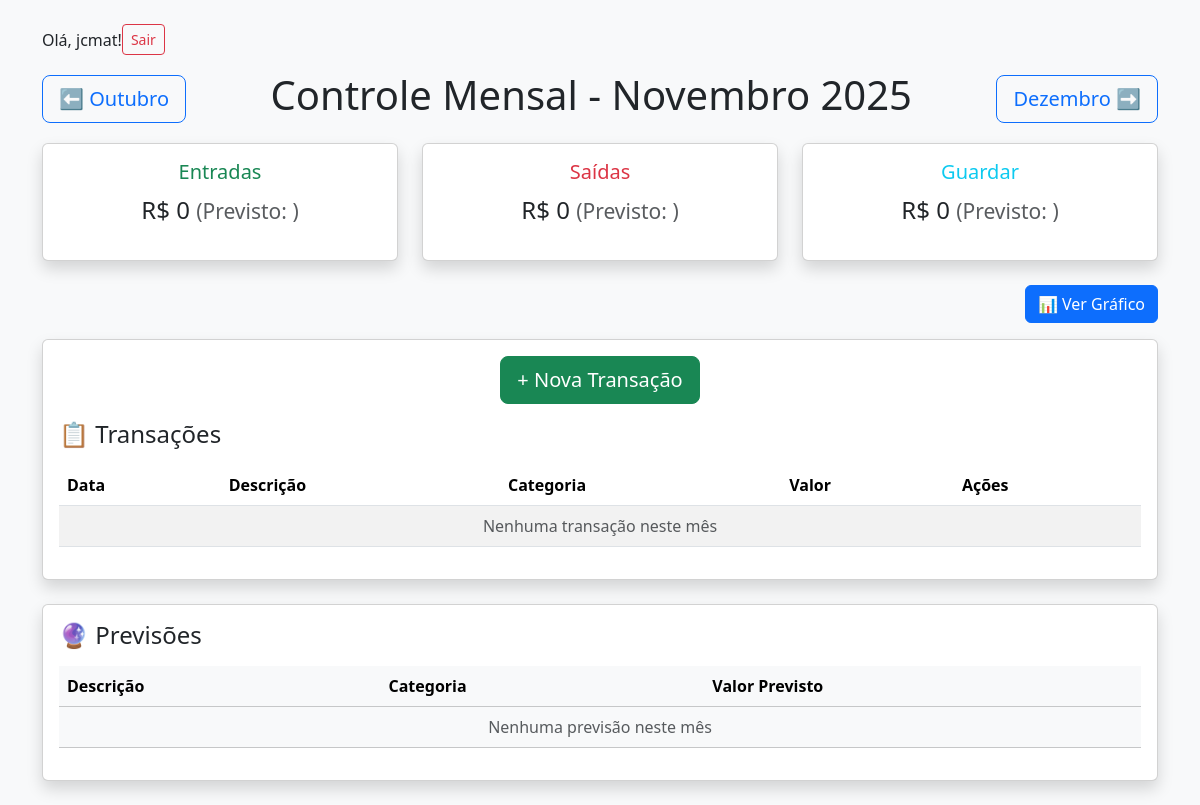
Before: / (signed in) with the older database file.
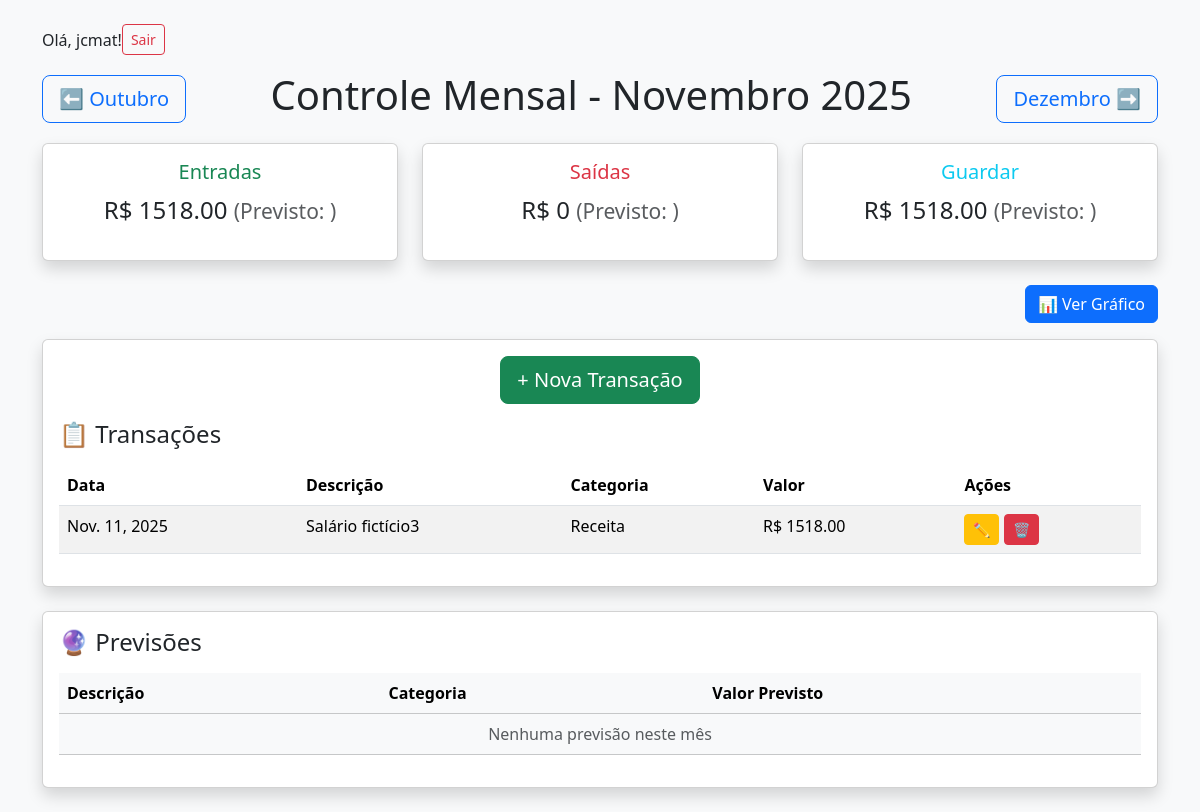
After: the same page with the newer database file.
### finance/models.py (models this page shows, shortened)
class Transacao(models.Model): #models.Model herda da classe Model do Django
    CATEGORIAS = [
        ('receita', 'Receita'),
        ('despesa', 'Despesa'),
    ]
    user = models.ForeignKey(User, on_delete=models.CASCADE)
    descricao = models.CharField(max_length=100) #CharField é um campo de texto com tamanho máximo definido
    valor = models.DecimalField(max_digits=10, decimal_places=2)
    data = models.DateField()
    categoria = models.CharField(max_length=20, choices=CATEGORIAS)
    pago = models.BooleanField(default=False) #BooleanField é um campo que armazena valores True ou False

### core/views.py (the view, shortened to what this page needs)
# urls.py: path('', views.mes_atual, name='mes_atual'),
@login_required
def mes_atual(request, ano=None, mes=None):
    from datetime import date
    from datetime import datetime
    hoje = date.today()
    agora = datetime.now()
    if not ano or not mes:
        ano = hoje.year
        mes = hoje.month
    if mes == 1:
        mes_anterior = 12
        ano_anterior = ano - 1
    else:
        mes_anterior = mes - 1
        ano_anterior = ano
    if mes == 12:
        mes_proximo = 1
        ano_proximo = ano + 1
    else:
        mes_proximo = mes + 1
        ano_proximo = ano
    mes_nome = MESES_PT[mes]
    mes_anterior_nome = MESES_PT[mes_anterior]
    mes_proximo_nome = MESES_PT[mes_proximo]
    transacoes = Transacao.objects.filter(
        user = request.user,
        data__year=ano,
        data__month=mes
        )
    total_entradas = sum(t.valor for t in transacoes if t.categoria == 'receita')
    total_saidas = sum(t.valor for t in transacoes if t.categoria == 'despesa')
    total_guardar = total_entradas - total_saidas
    context = {
        'ano': ano,
        'mes': mes,
        'mes_nome': mes_nome,
        'ano_anterior': ano_anterior,
        'mes_anterior': mes_anterior,
        'mes_anterior_nome': mes_anterior_nome,
        'ano_proximo': ano_proximo,
        'mes_proximo': mes_proximo,
        'mes_proximo_nome': mes_proximo_nome,
        'transacoes': transacoes,
        'total_entradas': total_entradas,
        'total_saidas': total_saidas,
        'total_guardar': total_guardar,
        'data_atual': agora,
    }
    return render(request, 'finance/mes_atual.html', context)

### core/context_processors_mes.py (called while the page is built)
def mes_atual_context(request):
    hoje = date.today()
    return {
        "ano_atual": hoje.year,
        "mes_atual": hoje.month
    }

### finance/templates/finance/mes_atual.html (shortened to what the changed rows need)
{% load static %}
{% load tz %}
<!DOCTYPE html>
<html lang="pt-BR">
  <head>
    <link href="https://cdn.jsdelivr.net/npm/bootstrap@5.3.3/dist/css/bootstrap.min.css" rel="stylesheet" />
  </head>
  <body class="bg-light">
    <div class="container mt-4">
      <div class="d-flex justify-content-between align-items-center mb-3">
        <h1>Controle Mensal - {{ mes_nome }} {{ ano }}</h1>
      </div>
      <div class="row mb-4">
        <div class="col-md-4">
          <div class="card shadow">
            <div class="card-body text-center">
              <h5 class="card-title text-success">Entradas</h5>
              <p class="fs-4">
                R$ {{ total_entradas }} <small class="text-muted">(Previsto: {{ total_prev_entradas }})</small>
              </p>
            </div>
          </div>
        </div>
        <div class="col-md-4">
          <div class="card shadow">
            <div class="card-body text-center">
              <h5 class="card-title text-info">Guardar</h5>
              <p class="fs-4">
                R$ {{ total_guardar }} <small class="text-muted">(Previsto: {{ total_prev_guardar }})</small>
              </p>
            </div>
          </div>
        </div>
      </div>
      <div class="card shadow mb-4">
        <div class="card-body">
          <table class="table table-striped">
            <thead>
              <tr>
                <th>Data</th>
                <th>Descrição</th>
                <th>Categoria</th>
                <th>Valor</th>
                <th>Ações</th>
              </tr>
            </thead>
            <tbody>
              {% for t in transacoes %}
                <tr>
                  <td>{{ t.data }}</td>
                  <td>{{ t.descricao }}</td>
                  <td>{{ t.get_categoria_display }}</td>
                  <td>R$ {{ t.valor|floatformat:2 }}</td>
                  <td>
                    <button type="button" class="btn btn-sm btn-warning" onclick="abrirModalEditar({{ t.id }}, '{{ t.descricao }}', {{ t.valor }}, '{{ t.data }}', '{{ t.categoria }}', {{ t.pago|yesno:'true,false' }})">✏️</button>
                    <button type="button" class="btn btn-sm btn-danger" onclick="abrirModalExcluir({{ t.id }}, '{{ t.descricao }}')">🗑️</button>
                  </td>
                </tr>
              {% empty %}
                <tr>
                  <td colspan="5" class="text-center text-muted">Nenhuma transação neste mês</td>
                </tr>
              {% endfor %}
            </tbody>
          </table>
        </div>
      </div>
      <div class="card shadow mb-4">
        <div class="card-body">
          <table class="table table-light">
            <thead>
              <tr>
                <th>Descrição</th>
                <th>Categoria</th>
                <th>Valor Previsto</th>
              </tr>
            </thead>
          </table>
        </div>
      </div>
    </div>
  </body>
</html>

Changed rows visible on the page:
added Transacao: data "Nov. 11, 2025", descricao "Salário fictício3", categoria "Receita", valor "1518.00"
Other visible differences:
{{ total_entradas }}: "0" → "1518.00"
{{ total_guardar }}: "0" → "1518.00"
text no longer shown: "Nenhuma transação neste mês"
